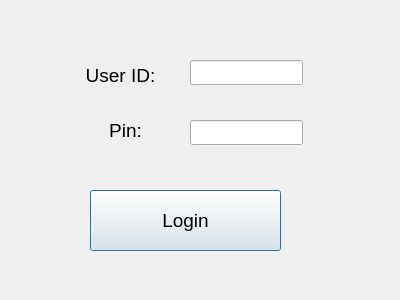
<?xml version="1.0" encoding="UTF-8"?>
<ui version="4.0">
 <class>LoginPageDialog</class>
 <widget class="QDialog" name="LoginPageDialog">
  <property name="geometry">
   <rect>
    <x>0</x>
    <y>0</y>
    <width>400</width>
    <height>300</height>
   </rect>
  </property>
  <property name="windowTitle">
   <string>Dialog</string>
  </property>
  <widget class="QLineEdit" name="idInput">
   <property name="geometry">
    <rect>
     <x>190</x>
     <y>60</y>
     <width>113</width>
     <height>25</height>
    </rect>
   </property>
  </widget>
  <widget class="QLineEdit" name="pinInput">
   <property name="geometry">
    <rect>
     <x>190</x>
     <y>120</y>
     <width>113</width>
     <height>25</height>
    </rect>
   </property>
  </widget>
  <widget class="QLabel" name="label">
   <property name="geometry">
    <rect>
     <x>70</x>
     <y>60</y>
     <width>101</width>
     <height>31</height>
    </rect>
   </property>
   <property name="font">
    <font>
     <pointsize>14</pointsize>
    </font>
   </property>
   <property name="text">
    <string>User ID:</string>
   </property>
   <property name="alignment">
    <set>Qt::AlignCenter</set>
   </property>
  </widget>
  <widget class="QLabel" name="label_2">
   <property name="geometry">
    <rect>
     <x>80</x>
     <y>120</y>
     <width>91</width>
     <height>21</height>
    </rect>
   </property>
   <property name="font">
    <font>
     <pointsize>14</pointsize>
    </font>
   </property>
   <property name="text">
    <string>Pin:</string>
   </property>
   <property name="alignment">
    <set>Qt::AlignCenter</set>
   </property>
  </widget>
  <widget class="QPushButton" name="loginButton">
   <property name="geometry">
    <rect>
     <x>90</x>
     <y>190</y>
     <width>191</width>
     <height>61</height>
    </rect>
   </property>
   <property name="font">
    <font>
     <pointsize>14</pointsize>
    </font>
   </property>
   <property name="text">
    <string>Login</string>
   </property>
  </widget>
 </widget>
 <resources/>
 <connections/>
</ui>
